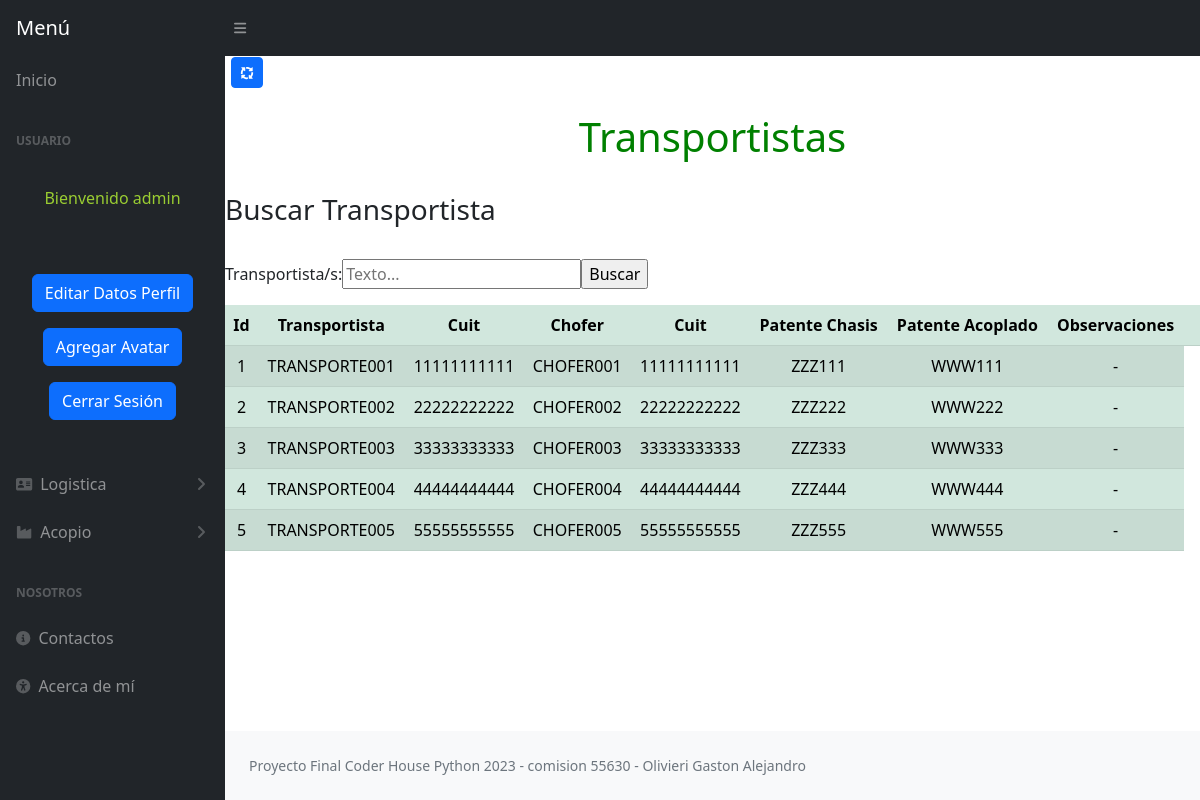
Page /transportistas/ (signed in) on the committed database.
### aplicacion1/models.py (models this page shows, shortened)
class Transporte(models.Model):
    transportista = models.CharField(max_length=100)
    cuit_transporte = models.IntegerField()
    chofer = models.CharField(max_length=100)
    cuit_chofer = models.IntegerField()
    patente_chasis = models.CharField(max_length=10)
    patente_acoplado = models.CharField(max_length=10)
    observacion = models.CharField(max_length=250)
    class Meta:
        verbose_name = "Transportista"
        verbose_name_plural = "Transportistas"

### aplicacion1/views.py (the view)
# urls.py: path('transportistas/', transportistas, name="transportistas" ),
@login_required
def transportistas(request):
    contexto = {'transportistas': Transporte.objects.all() }
    return render(request, "aplicacion1/transportistas.html", contexto)

### aplicacion1/templates/aplicacion1/transportistas.html (shortened to what this page needs)
{% extends 'aplicacion1/base.html' %}
{% load static %}
{% block Atras %}
<table>
    <tr>
        <td width="5">
        </td>
        <td>
            <a
            href="{% url 'transportistas' %}"
            class="btn btn-primary btn-sm"
            ><i class="fa-solid fa-arrows-spin"></i>
            </a>
        </td>
    </tr>
</table>
{% endblock Atras %}
{% block Titulo %}
<div class="text-center">
    <br>
    <h1 style="color: green;">Transportistas</h1>
</div>
{% endblock Titulo %}
{% block Contenido %}
<br>
<h3>Buscar Transportista</h3>
<br>
<form action="/buscar" method="get">
    <p>Transportista/s:<input type="text" placeholder="Texto..." aria-label="Texto..." name="Buscar" id="Buscar"><input type="submit" value="Buscar"></p>
</form>
<div class="text-center">
    <table class="table table-success table-striped">
        <thead>
            <tr>
                <th class="text-center">Id</th>
                <th class="text-center">Transportista</th>
                <th class="text-center">Cuit</th>
                <th class="text-center">Chofer</th>
                <th class="text-center">Cuit</th>
                <th class="text-center">Patente Chasis</th>
                <th class="text-center">Patente Acoplado</th>
                <th class="text-center">Observaciones</th>
                <th class="text-center"></th>
            </tr>
        </thead>
        <tbody>
        {% for t in transportistas %}
            <tr>
                <td class="text-center">{{ t.id }}</td>
                <td class="text-center">{{ t.transportista }}</td>
                <td class="text-center">{{ t.cuit_transporte}}</td>
                <td class="text-center">{{ t.chofer }}</td>
                <td class="text-center">{{ t.cuit_chofer }}</td>
                <td class="text-center">{{ t.patente_chasis }}</td>
                <td class="text-center">{{ t.patente_acoplado }}</td>
                <td class="text-center">{{ t.observacion }}</td>
            </tr>
        {% endfor %}
        </tbody>
    </table>
</div>
{% endblock Contenido %}
{% block Observacion %}
<div class="text-center">
    <br>
    <br>
    <br>
</div>
{% endblock Observacion %}

### aplicacion1/templates/aplicacion1/base.html (shortened to what this page needs)
<!DOCTYPE html>
<html lang="en">
    <head>
        {% load static %}
        <link href="https://cdn.jsdelivr.net/npm/simple-datatables@7.1.2/dist/style.min.css" rel="stylesheet" />
        <link href="{% static 'aplicacion1/css/styles.css' %}" rel="stylesheet" />
    </head>
    <body class="sb-nav-fixed">
        <nav class="sb-topnav navbar navbar-expand navbar-dark bg-dark">
            <a class="navbar-brand ps-3">Menú</a>
            <button class="btn btn-link btn-sm order-1 order-lg-0 me-4 me-lg-0" id="sidebarToggle" href="#"><i class="fas fa-bars"></i></button>
        </nav>
        <div id="layoutSidenav">
            <div id="layoutSidenav_nav">
                <nav class="sb-sidenav accordion sb-sidenav-dark" id="sidenavAccordion">
                    <div class="sb-sidenav-menu">
                        <div class="nav">
                            <a class="nav-link" href="{% url 'inicio' %}">Inicio</a>
                            <div class="sb-sidenav-menu-heading">USUARIO</div>
                            {% if user.is_authenticated %}
                                    <br>
                                    <div class="text-center">
                                        <p style="color:yellowgreen">Bienvenido {{user.username}}</p>
                                        <div class="text-center">
                                        </div>
                                        <br>
                                        <p><a class="btn btn-primary" href="{% url 'editar_perfil' %}">Editar Datos Perfil</a></p>
                                        <p><a class="btn btn-primary" href="{% url 'nuevoAvatar' %}">Agregar Avatar</a></p>
                                        <p><a class="btn btn-primary" href="{% url 'logout' %}">Cerrar Sesión</a></p>
                                    </div>
                                    <br>
                                    <a class="nav-link collapsed" href="#" data-bs-toggle="collapse" data-bs-target="#collapseLayouts" aria-expanded="false" aria-controls="collapseLayouts">
                                        <div class="sb-nav-link-icon"><i class="fa-solid fa-address-card"></i></div>
                                        Logistica
                                        <div class="sb-sidenav-collapse-arrow"><i class="fas fa-angle-down"></i></div>
                                    </a>
                            <a class="nav-link collapsed" href="#" data-bs-toggle="collapse" data-bs-target="#collapsePages" aria-expanded="false" aria-controls="collapsePages">
                                        <div class="sb-nav-link-icon"><i class="fa-solid fa-industry"></i></div>
                                        Acopio
                                        <div class="sb-sidenav-collapse-arrow"><i class="fas fa-angle-down"></i></div>
                                    </a>
                            {% endif %}
                            <div class="sb-sidenav-menu-heading">Nosotros</div>
                            <a class="nav-link" href="{% url 'contactos' %}">
                                <div class="sb-nav-link-icon"><i class="fa-solid fa-circle-info"></i></div>
                                Contactos
                            </a>
                            <a class="nav-link" href="{% url 'AcercaDeMi' %}">
                                <div class="sb-nav-link-icon"><i class="fa-solid fa-universal-access"></i></div>
                                Acerca de mí
                            </a>
                        </div>
                    </div>
                </nav>
            </div>
            <div id="layoutSidenav_content">
                {% block Atras %}
                {% endblock Atras %}
                {% block Titulo %}
                {% endblock Titulo %}
                {% block Contenido %}
                {% endblock Contenido %}
                {% block Observacion %}
                {% endblock Observacion %}
                <footer class="py-4 bg-light mt-auto">
                    <div class="container-fluid px-4">
                        <div class="d-flex align-items-center justify-content-between small">
                            <div class="text-muted">Proyecto Final Coder House Python 2023 - comision 55630 - Olivieri Gaston Alejandro</div>
                        </div>
                    </div>
                </footer>
            </div>
        </div>
    </body>
</html>

### rows in the picture
Transporte: id "1", transportista "TRANSPORTE001", cuit_transporte "11111111111", chofer "CHOFER001", cuit_chofer "11111111111", patente_chasis "ZZZ111", patente_acoplado "WWW111", observacion "-"
Transporte: id "2", transportista "TRANSPORTE002", cuit_transporte "22222222222", chofer "CHOFER002", cuit_chofer "22222222222", patente_chasis "ZZZ222", patente_acoplado "WWW222", observacion "-"
Transporte: id "3", transportista "TRANSPORTE003", cuit_transporte "33333333333", chofer "CHOFER003", cuit_chofer "33333333333", patente_chasis "ZZZ333", patente_acoplado "WWW333", observacion "-"
Transporte: id "4", transportista "TRANSPORTE004", cuit_transporte "44444444444", chofer "CHOFER004", cuit_chofer "44444444444", patente_chasis "ZZZ444", patente_acoplado "WWW444", observacion "-"
Transporte: id "5", transportista "TRANSPORTE005", cuit_transporte "55555555555", chofer "CHOFER005", cuit_chofer "55555555555", patente_chasis "ZZZ555", patente_acoplado "WWW555", observacion "-"

### other values in the picture
{{ user.username }} "admin"
